Frame 1 (no input): blank canvas, image omitted
Frame 60 (no input): blank canvas, image omitted
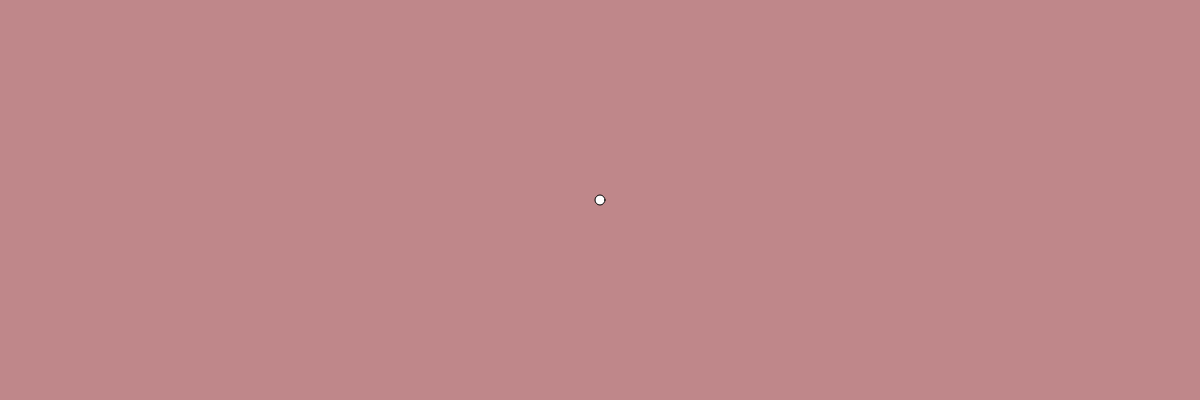
Frame 120 (the mouse pressed at the canvas centre since frame 60)

The p5.js sketch whose frames 1 and 60 were blank and that drew this single picture after the mouse press (run headless with seeded random() and noise() and a simulated clock; from frame 60 on, the mouse is pressed at the canvas centre):

// p5.js sketch
// ── sketch.js

var r = 0;
var g = 50;
var b=255;

// INITIALIZE ALL YOUR VARIABLES
// Ideally you would create 3 variables. red blue green or r, g, b


function setup(){

  createCanvas(1200,400);
}


function draw(){
r=map(mouseX,1200,400,0,255);
g=map(mouseX,1200,400,90,150);
b=map(mouseX,1200,400,100,150);
background(r,g,b);
fill(255);
ellipse(mouseX,mouseY,10,10);










  // change the value of Red based on the mouse movement about the X axis
  // change the value of Green based on the mouse movement about the X axis
  // change the value of Blue based on the mouse movement about the X axis

  // Use the map() function to do so. 

  // Pass the values to the background() function you have learnt previously.

  // Create an ellipse that will move around with you mouse about the X axis.
  // Remember to fill the canvas with white paint before creating the ellipse.
}
